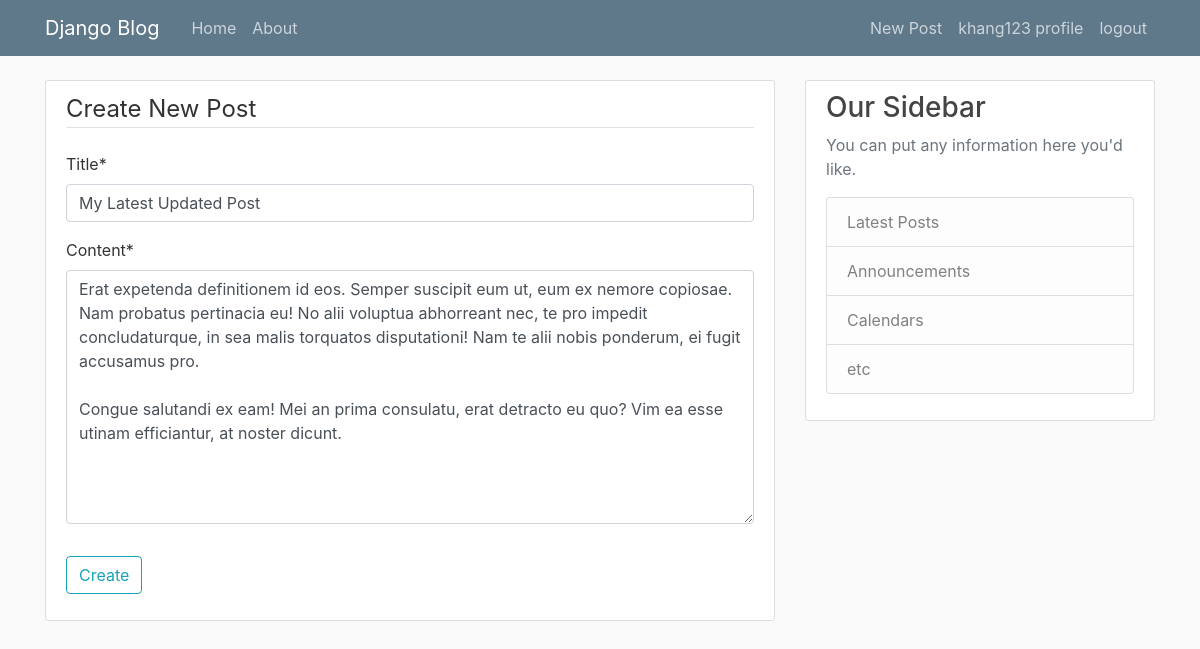
Page /post/my-latest-updated-post/update/ (signed in) on the committed database.
### blog/models.py (models this page shows, shortened)
class Post(models.Model):
    title = models.CharField(max_length=100)
    author = models.ForeignKey(User, on_delete=models.CASCADE)
    content = models.TextField()
    date_posted = models.DateTimeField(default=timezone.now)
    slug = models.SlugField(unique=True)

### blog/views.py (the view, shortened to what this page needs)
# urls.py: path('post/<str:slug>/update/', PostUpdateView.as_view(), name='post-update'),
class PostUpdateView(LoginRequiredMixin, UserPassesTestMixin, UpdateView):
    model = Post
    fields = ['title', 'content']
    def test_func(self):
        post = self.get_object()
        if self.request.user == post.author:
            return True
        return False

### blog/templates/blog/post_form.html (shortened to what this page needs)
{% extends "blog/base.html" %}
{% load crispy_forms_tags %}
{% block content %}
    <div class="content-section">
        <form method="POST">
            <fieldset class="form-group">
                <legend class="border-bottom mb-4">Create New Post</legend>
                {{ form|crispy }}
            </fieldset>
            <div class="form-group">
                <button class="btn btn-outline-info" type="submit">Create</button>
            </div>
        </form>
    </div>
{% endblock content %}

### blog/templates/blog/base.html (shortened to what this page needs)
{% load static %}
<!DOCTYPE html>
<html lang="en">
<head>
    <link rel="stylesheet" href="https://maxcdn.bootstrapcdn.com/bootstrap/4.0.0/css/bootstrap.min.css">
    <link rel="stylesheet" type='text/css' href="{% static 'blog/main.css' %}">
</head>
<body>
    <header class="site-header">
      <nav class="navbar navbar-expand-md navbar-dark bg-steel fixed-top">
        <div class="container">
          <a class="navbar-brand mr-4" href="{% url 'blog-home' %}">Django Blog</a>
          <div class="collapse navbar-collapse" id="navbarToggle">
            <div class="navbar-nav mr-auto">
              <a class="nav-item nav-link" href="{% url 'blog-home' %}">Home</a>
              <a class="nav-item nav-link" href="{% url 'blog-about' %}">About</a>
            </div>
            <div class="navbar-nav">
              {% if user.is_authenticated %}
                <a class="nav-item nav-link" href="{% url 'post-create' %}">New Post</a>
                <a class="nav-item nav-link" href="{% url 'profile' %}">{{ user.username }} profile</a>
                <a class="nav-item nav-link" href="{% url 'logout' %}">logout</a>
              {% else %}
                <a class="nav-item nav-link" href="{% url 'login' %}">Login</a>
                <a class="nav-item nav-link" href="{% url 'register' %}">Register</a>
              {% endif %}
            </div>
          </div>
        </div>
      </nav>
    </header>
    <main role="main" class="container">
      <div class="row">
        <div class="col-md-8">
          {% block content %}{% endblock %}
        </div>
        <div class="col-md-4">
          <div class="content-section">
            <h3>Our Sidebar</h3>
            <p class='text-muted'>You can put any information here you'd like.
              <ul class="list-group">
                <li class="list-group-item list-group-item-light">Latest Posts</li>
                <li class="list-group-item list-group-item-light">Announcements</li>
                <li class="list-group-item list-group-item-light">Calendars</li>
                <li class="list-group-item list-group-item-light">etc</li>
              </ul>
            </p>
          </div>
        </div>
      </div>
    </main>
</body>
</html>

### blog/static/blog/main.css (style rules this page uses)
body { background: #fafafa; color: #333333; margin-top: 5rem; }
h1, h2, h3, h4, h5, h6 { color: #444444; }
ul { margin: 0; }
.bg-steel { background-color: #5f788a; }
.site-header .navbar-nav .nav-link { color: #cbd5db; }
.content-section { background: #ffffff; padding: 10px 20px; border: 1px solid #dddddd; border-radius: 3px; margin-bottom: 20px; }

### rows in the picture
Post: title "My Latest Updated Post", content "Erat expetenda definitionem id eos. Semper suscipit eum ut, eum ex nemore copiosae. Nam probatus pertinacia eu! No alii voluptua abhorreant nec, te pro impedit concludaturque, in sea malis torquatos disputationi! Nam te alii nobis ponderum, ei fugit accusamus pro. Congue salutandi ex eam! Mei an prima consulatu, erat detracto eu quo? Vim ea esse utinam efficiantur, at noster dicunt."

### other values in the picture
{{ user.username }} "khang123"
